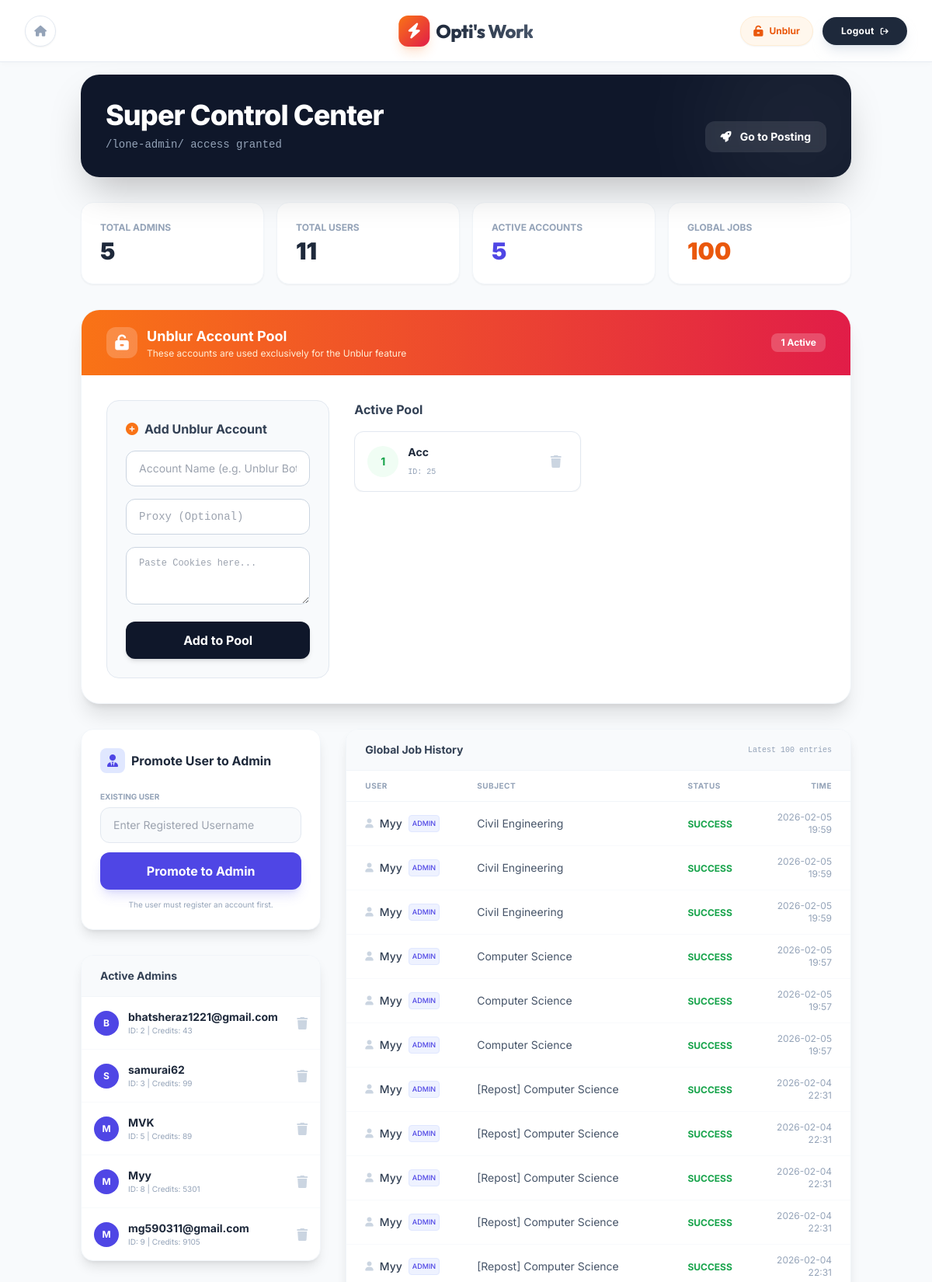
/lone-admin/ (signed in, upper part), run on the app's committed database.
### models.py (models this page shows)
class ServiceAccount(db.Model):
    id = db.Column(db.Integer, primary_key=True)
    name = db.Column(db.String(100), nullable=False)
    cookie_data = db.Column(db.Text, nullable=False)
    proxy = db.Column(db.String(255), nullable=True)
    owner_id = db.Column(db.Integer, db.ForeignKey('user.id'), nullable=False)

class User(UserMixin, db.Model):
    id = db.Column(db.Integer, primary_key=True)
    username = db.Column(db.String(150), unique=True, nullable=False)
    password = db.Column(db.String(150), nullable=False)
    role = db.Column(db.String(50), default='user')
    credits = db.Column(db.Integer, default=0)
    manager_id = db.Column(db.Integer, db.ForeignKey('user.id'), nullable=True)
    service_accounts = db.relationship('ServiceAccount', backref='owner', lazy=True, foreign_keys='ServiceAccount.owner_id')

class Job(db.Model):
    id = db.Column(db.Integer, primary_key=True)
    user_id = db.Column(db.Integer, db.ForeignKey('user.id'), nullable=False)
    subject = db.Column(db.String(100), nullable=False)
    content = db.Column(db.Text, nullable=False)
    status = db.Column(db.String(50), default='Pending')
    result_message = db.Column(db.Text, nullable=True)
    timestamp = db.Column(db.DateTime, default=datetime.utcnow)
    service_account_name = db.Column(db.String(100), nullable=True)

### app.py (the view, shortened to what this page needs)
@app.route('/lone-admin/', methods=['GET', 'POST'])
@login_required
def super_admin_dashboard():
    if current_user.role != 'super_admin':
        return redirect(url_for('dashboard'))
    all_admins = User.query.filter_by(role='admin').all()
    all_users = User.query.filter(User.role != 'super_admin', User.role != 'admin').all()
    my_accounts = ServiceAccount.query.filter_by(owner_id=current_user.id).all()
    other_accounts = ServiceAccount.query.filter(ServiceAccount.owner_id != current_user.id).all()
    global_jobs = db.session.query(Job, User).join(User, Job.user_id == User.id).order_by(Job.timestamp.desc()).limit(100).all()
    return render_template('super_admin.html',
                           admins=all_admins,
                           users=all_users,
                           my_accounts=my_accounts,      # Pass my accounts separately
                           other_accounts=other_accounts, # Pass others separately
                           jobs=global_jobs)

### app.py (called while the page is built)
@login_manager.user_loader
def load_user(user_id):
    return db.session.get(User, int(user_id))

### templates/super_admin.html (shortened to what this page needs)
{% extends "base.html" %}
{% block content %}
<div class="max-w-7xl mx-auto animate-fade-in pb-20">
    <div class="bg-slate-900 text-white p-8 rounded-3xl shadow-2xl mb-8 relative overflow-hidden">
        <div class="absolute top-0 right-0 w-64 h-64 bg-white/5 rounded-full blur-3xl -mr-16 -mt-16"></div>
        <div class="relative z-10 flex justify-between items-end">
            <div>
                <h1 class="text-4xl font-extrabold tracking-tight">Super Control Center</h1>
                <p class="text-slate-400 mt-2 font-mono text-sm">/lone-admin/ access granted</p>
            </div>
            <div class="flex gap-3">
                <a href="{{ url_for('dashboard') }}" class="bg-white/10 hover:bg-white/20 px-5 py-2.5 rounded-xl font-bold text-sm transition-all backdrop-blur-sm">
                    <i class="fa-solid fa-rocket mr-2"></i> Go to Posting
                </a>
            </div>
        </div>
    </div>
    <div class="grid grid-cols-1 md:grid-cols-4 gap-4 mb-8">
        <div class="bg-white p-6 rounded-2xl shadow-sm border border-slate-100">
            <div class="text-slate-400 text-xs font-bold uppercase">Total Admins</div>
            <div class="text-3xl font-black text-slate-800 mt-1">{{ admins|length }}</div>
        </div>
        <div class="bg-white p-6 rounded-2xl shadow-sm border border-slate-100">
            <div class="text-slate-400 text-xs font-bold uppercase">Total Users</div>
            <div class="text-3xl font-black text-slate-800 mt-1">{{ users|length }}</div>
        </div>
        <div class="bg-white p-6 rounded-2xl shadow-sm border border-slate-100">
            <div class="text-slate-400 text-xs font-bold uppercase">Active Accounts</div>
            <div class="text-3xl font-black text-indigo-600 mt-1">{{ my_accounts|length + other_accounts|length }}</div>
        </div>
        <div class="bg-white p-6 rounded-2xl shadow-sm border border-slate-100">
            <div class="text-slate-400 text-xs font-bold uppercase">Global Jobs</div>
            <div class="text-3xl font-black text-orange-600 mt-1">{{ jobs|length }}</div>
        </div>
    </div>
    <div class="bg-white rounded-3xl shadow-xl border border-slate-100 overflow-hidden mb-8">
        <div class="bg-gradient-to-r from-orange-500 to-rose-600 px-8 py-5 flex justify-between items-center">
            <div class="flex items-center gap-3">
                <div class="w-10 h-10 rounded-xl bg-white/20 flex items-center justify-center text-white">
                    <i class="fa-solid fa-unlock-keyhole text-xl"></i>
                </div>
                <div>
                    <h2 class="text-white font-bold text-lg">Unblur Account Pool</h2>
                    <p class="text-orange-100 text-xs">These accounts are used exclusively for the Unblur feature</p>
                </div>
            </div>
            <span class="bg-white/20 text-white px-3 py-1 rounded-lg text-xs font-bold">{{ my_accounts|length }} Active</span>
        </div>
        <div class="p-8 grid grid-cols-1 lg:grid-cols-3 gap-8">
            <div class="lg:col-span-1 bg-slate-50 p-6 rounded-2xl border border-slate-200">
                <h3 class="font-bold text-slate-700 mb-4 flex items-center gap-2">
                    <i class="fa-solid fa-plus-circle text-orange-500"></i> Add Unblur Account
                </h3>
                <form method="POST" class="space-y-4">
                    <div>
                        <input type="text" name="acc_name" placeholder="Account Name (e.g. Unblur Bot 1)" required
                               class="w-full px-4 py-3 bg-white border border-slate-300 rounded-xl focus:outline-none focus:border-orange-500 text-sm">
                    </div>
                    <div>
                        <input type="text" name="proxy" placeholder="Proxy (Optional)"
                               class="w-full px-4 py-3 bg-white border border-slate-300 rounded-xl focus:outline-none focus:border-orange-500 text-sm font-mono">
                    </div>
                    <div>
                        <textarea name="cookie_json" rows="3" placeholder="Paste Cookies here..." required
                                  class="w-full px-4 py-3 bg-white border border-slate-300 rounded-xl focus:outline-none focus:border-orange-500 text-xs font-mono"></textarea>
                    </div>
                    <button class="w-full bg-slate-900 hover:bg-slate-800 text-white py-3 rounded-xl font-bold transition-all shadow-md">
                        Add to Pool
                    </button>
                </form>
            </div>
            <div class="lg:col-span-2">
                <h3 class="font-bold text-slate-700 mb-4">Active Pool</h3>
                <div class="grid grid-cols-1 md:grid-cols-2 gap-4 max-h-[300px] overflow-y-auto pr-2 custom-scrollbar">
                    {% for acc in my_accounts %}
                    <div class="bg-white border border-slate-200 p-4 rounded-xl flex items-center justify-between group hover:border-orange-200 transition-colors shadow-sm">
                        <div class="flex items-center gap-3">
                            <div class="w-10 h-10 rounded-full bg-green-50 text-green-600 flex items-center justify-center font-bold text-sm">
                                {{ loop.index }}
                            </div>
                            <div>
                                <h4 class="font-bold text-slate-800 text-sm">{{ acc.name }}</h4>
                                <span class="text-[10px] text-slate-400 font-mono">ID: {{ acc.id }}</span>
                            </div>
                        </div>
                        <form method="POST" onsubmit="return confirm('Delete this unblur account?');">
                            <button class="text-slate-300 hover:text-red-500 transition-colors p-2">
                                <i class="fa-solid fa-trash"></i>
                            </button>
                        </form>
                    </div>
                    {% else %}
                    <div class="col-span-2 text-center py-10 text-slate-400 bg-slate-50 rounded-xl border border-dashed border-slate-300">
                        <p>No unblur accounts added yet.</p>
                    </div>
                    {% endfor %}
                </div>
            </div>
        </div>
    </div>
    <div class="grid grid-cols-1 lg:grid-cols-3 gap-8">
        <div class="lg:col-span-1 space-y-8">
            <div class="bg-white rounded-2xl shadow-lg border border-slate-100 p-6">
                <h3 class="font-bold text-slate-800 mb-4 flex items-center gap-2">
                    <span class="w-8 h-8 rounded-lg bg-indigo-100 text-indigo-600 flex items-center justify-center"><i class="fa-solid fa-user-tie"></i></span>
                    Promote User to Admin
                </h3>
                <form method="POST" class="space-y-3">
                    <div class="space-y-1">
                        <label class="text-[10px] font-bold text-slate-400 uppercase">Existing User</label>
                        <input type="text" name="username" placeholder="Enter Registered Username" required class="w-full px-4 py-3 bg-slate-50 border border-slate-200 rounded-xl text-sm focus:outline-none focus:border-indigo-500">
                    </div>
                    <button class="w-full bg-indigo-600 hover:bg-indigo-700 text-white font-bold py-3 rounded-xl transition-all shadow-lg shadow-indigo-500/20">
                        Promote to Admin
                    </button>
                    <p class="text-[10px] text-center text-slate-400 mt-2">The user must register an account first.</p>
                </form>
            </div>
            <div class="bg-white rounded-2xl shadow-lg border border-slate-100 overflow-hidden">
                <div class="bg-slate-50 px-6 py-4 border-b border-slate-100">
                    <h3 class="font-bold text-slate-700 text-sm">Active Admins</h3>
                </div>
                <div class="divide-y divide-slate-50 max-h-[400px] overflow-y-auto">
                    {% for admin in admins %}
                    <div class="p-4 flex items-center justify-between hover:bg-slate-50 transition-colors">
                        <div class="flex items-center gap-3">
                            <div class="w-8 h-8 rounded-full bg-indigo-600 text-white flex items-center justify-center text-xs font-bold">{{ admin.username[0]|upper }}</div>
                            <div>
                                <div class="font-bold text-slate-800 text-sm">{{ admin.username }}</div>
                                <div class="text-[10px] text-slate-400">ID: {{ admin.id }} | Credits: {{ admin.credits }}</div>
                            </div>
                        </div>
                        <form method="POST" onsubmit="return confirm('Delete Admin and ALL their users/accounts?');">
                            <button class="text-slate-300 hover:text-red-500 transition-colors"><i class="fa-solid fa-trash"></i></button>
                        </form>
                    </div>
                    {% endfor %}
                </div>
            </div>
        </div>
        <div class="lg:col-span-2 space-y-8">
            <div class="bg-white rounded-2xl shadow-lg border border-slate-100 overflow-hidden">
                <div class="bg-slate-50 px-6 py-4 border-b border-slate-100 flex justify-between items-center">
                    <h3 class="font-bold text-slate-700 text-sm">Global Job History</h3>
                    <span class="text-[10px] font-mono text-slate-400">Latest 100 entries</span>
                </div>
                <div class="overflow-x-auto">
                    <table class="w-full text-left">
                        <thead class="bg-white text-slate-400 text-[10px] font-bold uppercase tracking-wider border-b border-slate-100">
                            <tr>
                                <th class="px-6 py-3">User</th>
                                <th class="px-6 py-3">Subject</th>
                                <th class="px-6 py-3">Status</th>
                                <th class="px-6 py-3 text-right">Time</th>
                            </tr>
                        </thead>
                        <tbody class="divide-y divide-slate-50 text-sm">
                            {% for job, user in jobs %}
                            <tr class="hover:bg-slate-50">
                                <td class="px-6 py-3 font-medium text-slate-700">
                                    <span class="inline-flex items-center gap-2">
                                        <i class="fa-solid fa-user text-slate-300 text-xs"></i>
                                        {{ user.username }}
                                        {% if user.role == 'admin' %}
                                            <span class="text-[9px] bg-indigo-50 text-indigo-600 px-1 rounded border border-indigo-100">ADMIN</span>
                                        {% endif %}
                                    </span>
                                </td>
                                <td class="px-6 py-3 text-slate-600 truncate max-w-xs">{{ job.subject }}</td>
                                <td class="px-6 py-3">
                                    {% if job.status == 'Completed' %}
                                        <span class="text-green-600 font-bold text-xs">SUCCESS</span>
                                    {% else %}
                                        <span class="text-red-500 font-bold text-xs">{{ job.status }}</span>
                                    {% endif %}
                                </td>
                                <td class="px-6 py-3 text-right text-slate-400 text-xs">{{ job.timestamp.strftime('%Y-%m-%d %H:%M') }}</td>
                            </tr>
                            {% endfor %}
                        </tbody>
                    </table>
                </div>
            </div>
        </div>
    </div>
</div>
{% endblock %}

### templates/base.html (style rules this page uses)
body { font-family: 'Inter', sans-serif; }
.animate-fade-in { animation: fadeIn 0.5s ease-out forwards; }

### data on the page
ServiceAccount: name "Acc", id "25"
User: username "B", username "bhatsheraz1221@gmail.com", id "2", credits "43"
User: username "S", username "samurai62", id "3", credits "99"
User: username "M", username "MVK", id "5", credits "89"
User: username "M", username "Myy", id "8", credits "5301"
User: username "M", username "mg590311@gmail.com", id "9", credits "9105"
Job: username "Myy", subject "Civil Engineering", status "SUCCESS", timestamp "2026-02-05 19:59"
Job: username "Myy", subject "Civil Engineering", status "SUCCESS", timestamp "2026-02-05 19:59"
Job: username "Myy", subject "Civil Engineering", status "SUCCESS", timestamp "2026-02-05 19:59"
Job: username "Myy", subject "Computer Science", status "SUCCESS", timestamp "2026-02-05 19:57"
Job: username "Myy", subject "Computer Science", status "SUCCESS", timestamp "2026-02-05 19:57"
Job: username "Myy", subject "Computer Science", status "SUCCESS", timestamp "2026-02-05 19:57"
Job: username "Myy", subject "[Repost] Computer Science", status "SUCCESS", timestamp "2026-02-04 22:31"
Job: username "Myy", subject "[Repost] Computer Science", status "SUCCESS", timestamp "2026-02-04 22:31"
Job: username "Myy", subject "[Repost] Computer Science", status "SUCCESS", timestamp "2026-02-04 22:31"
Job: username "Myy", subject "[Repost] Computer Science", status "SUCCESS", timestamp "2026-02-04 22:31"
Job: username "Myy", subject "[Repost] Computer Science", status "SUCCESS", timestamp "2026-02-04 22:31"

### other printed values
{{ admins|length }} "5"
{{ users|length }} "11"
{{ my_accounts|length + other_accounts|length }} "5"
{{ jobs|length }} "100"
{{ my_accounts|length }} "1"
